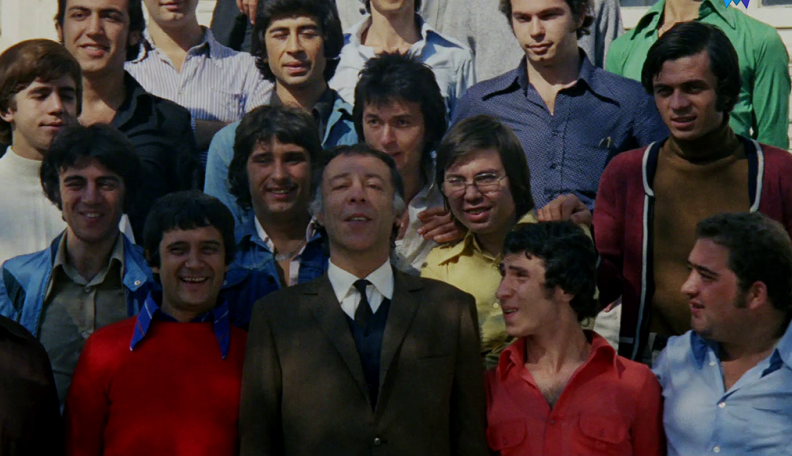
#> input picture GÖRÜNTÜ İŞLEME/#7 Resimde Belli Bölgeyi Dikdörtgen İçine Alma/HababamSinifi.png, 792 x 456 px
$ python belliBolgedeAlanAlma.py
#> lines starting #> are read from the running program, lines starting #| are printed output that depends on the picture; after the words box and inside, x2 and y2 are one past the last pixel; in counts of white or black regions, pixels touching at a corner belong together
import cv2
import numpy as np

resim = cv2.imread("HababamSinifi.png")
#> resim is the input picture: shape (456, 792, 3); mean B, G, R 51.7, 52.8, 62

cv2.rectangle(resim,(400,250),(300,150),[0,0,255],3) #Dikdörtgen çizmemize yarar
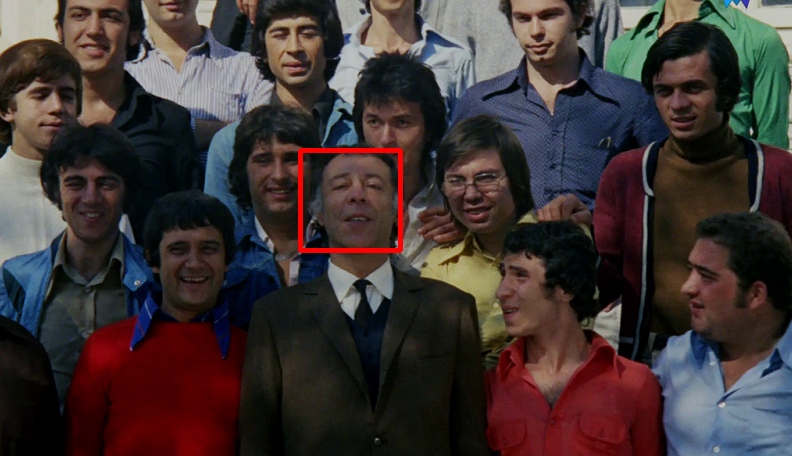
#> resim: shape (456, 792, 3); 0.55% of pixels changed, all inside (x1, y1, x2, y2) = (298, 148, 403, 253)
#cv2.rectangle(resim,(x,y),(x,y),[0,0,255]->BGR,0-9 arası çerçeve kalınlığı)

cv2.imshow("Hababam Sinifi", resim)

cv2.waitKey(0)
cv2.destroyAllWindows()
